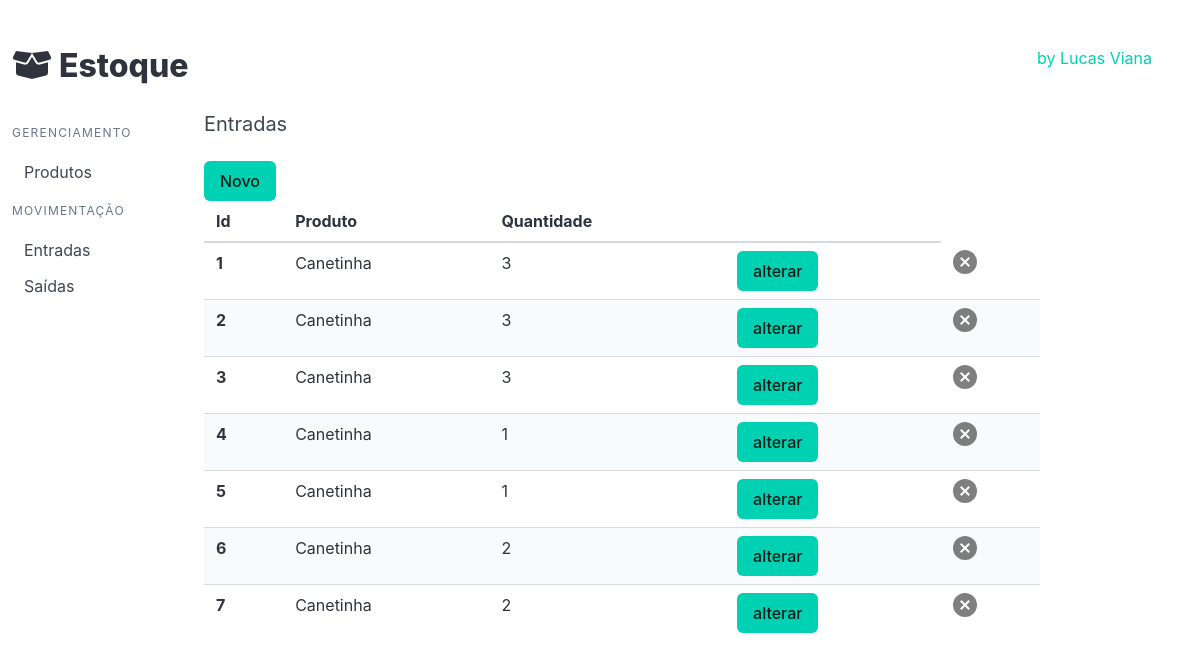
/entrada/list_entrada, run on an earlier commit of the app's database.
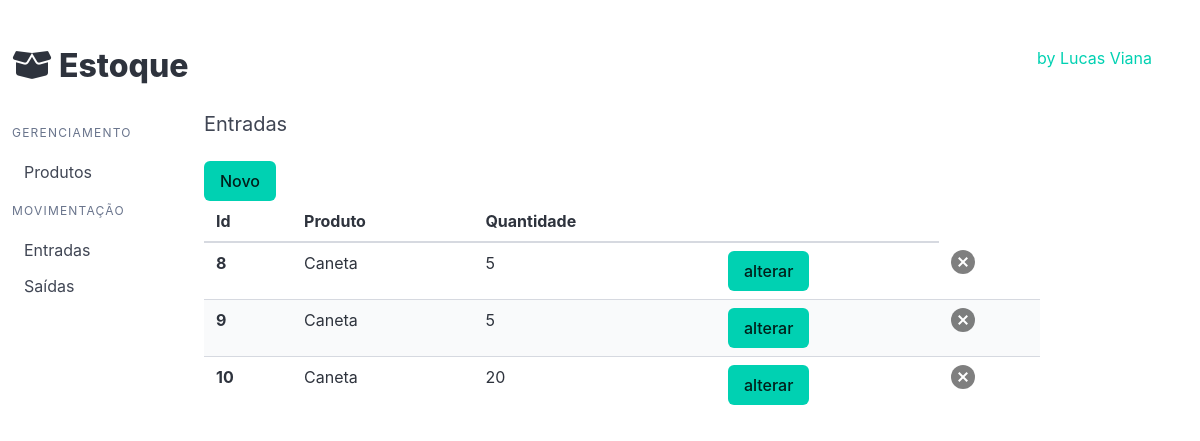
And on a later commit of the database.
### entrada/models.py (models this page shows)
class Entradas(models.Model):
    produto = models.ForeignKey(Produtos, on_delete=models.CASCADE, verbose_name= 'Produto')
    preco = models.FloatField('Preco', default=0)
    quantidade = models.IntegerField('Quantidade', default=0)
    criado = models.DateTimeField('Criado em', auto_now_add=True)
    modificado = models.DateTimeField('Modificado em', auto_now=True)

### produto/models.py (models this page shows, shortened)
class Produtos(models.Model):
    produto = models.CharField('Produto', max_length=200)
    cor = models.ForeignKey(Cores, on_delete=models.PROTECT, verbose_name='Cor')
    descricao = models.TextField('Descriçao', blank=True)
    quantidade = models.IntegerField('Quantidade', default=0)
    preco = models.DecimalField('Preço', decimal_places=2, max_digits=8, default=0)
    criado = models.DateTimeField('Criado em', auto_now_add=True)
    modificado = models.DateField('Modificado em', auto_now=True)
    def __str__(self):
        return self.produto
    class Meta:
        verbose_name = 'Produto'
        verbose_name_plural = 'Produtos'
        ordering = ['-produto']

### entrada/views.py (the view)
# urls.py: path('list_entrada', list_entrada, name='list_entrada'),
def list_entrada(request):
    entradas = Entradas.objects.all()
    template_name = 'list_entrada.html'
    context = {
        'entradas': entradas
    }
    return render(request, template_name, context)

### entrada/templates/list_entrada.html
{% extends 'base.html' %}{% block product %}
<h2 class="subtitle">Entradas</h2>
<a class="button is-primary" href="{% url 'entrada:new_entrada' %}">Novo</a>
<table class="table is-striped is-hoverable is-fullwidth">
  <thead>
    <tr>
      <th>Id</th>
      <th>Produto</th>
      <th>Quantidade</th>
      <th></th>
    </tr>
  </thead>
  <tbody>{% for entrada in entradas %}<tr>
      <th>{{ entrada.id }}</th>
      <td>{{ entrada.produto }}</td>
      <td>{{ entrada.quantidade }}</td>
      <td><a class="button is-primary" href="{% url 'entrada:update_entrada' entrada.id %}">alterar</a></td>
      <td><a class="delete is-medium" href="{% url 'entrada:delete_entrada' entrada.id %}"></a></td>
    </tr>{% endfor %} </tbody>
</table>
{% endblock %}

What changed in the data, as far as the page shows it:
removed Entradas: id "1", produto "Canetinha", quantidade "3"
removed Entradas: id "2", produto "Canetinha", quantidade "3"
removed Entradas: id "3", produto "Canetinha", quantidade "3"
removed Entradas: id "4", produto "Canetinha", quantidade "1"
removed Entradas: id "5", produto "Canetinha", quantidade "1"
removed Entradas: id "6", produto "Canetinha", quantidade "2"
removed Entradas: id "7", produto "Canetinha", quantidade "2"
added Entradas: id "8", produto "Caneta", quantidade "5"
added Entradas: id "9", produto "Caneta", quantidade "5"
added Entradas: id "10", produto "Caneta", quantidade "20"
